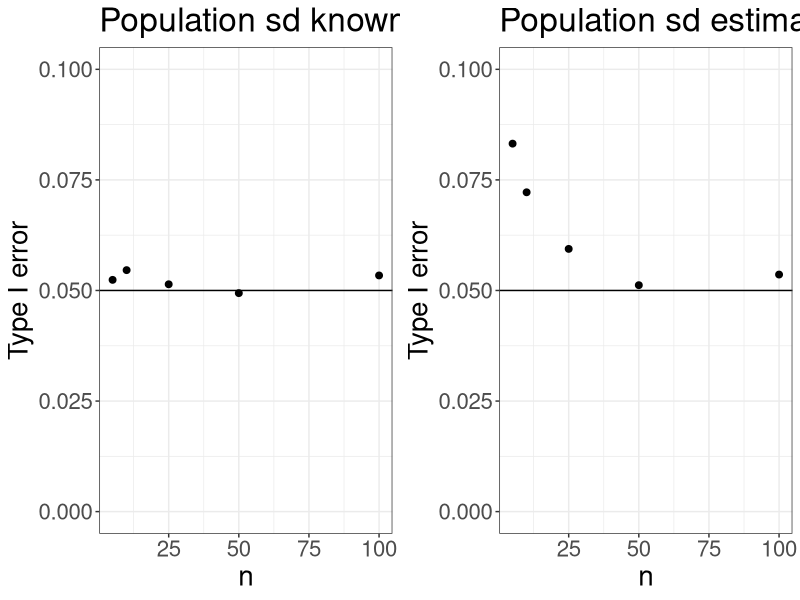
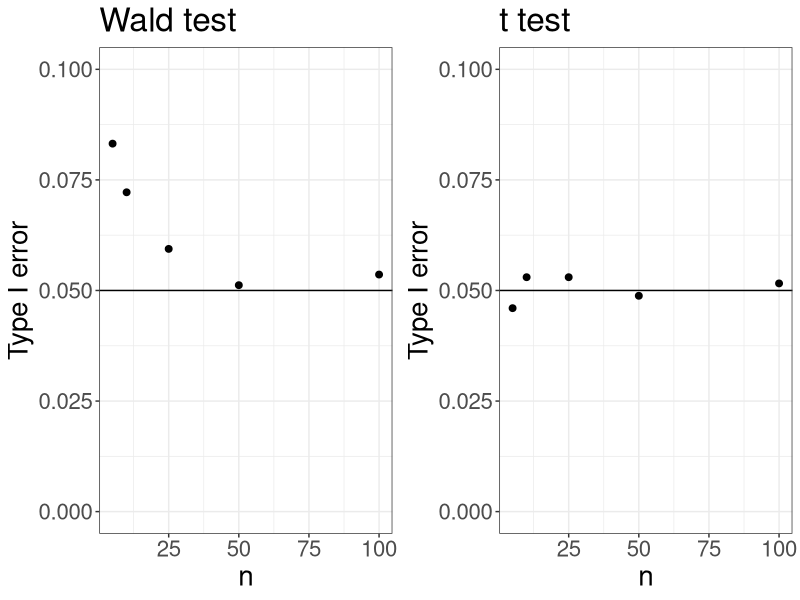
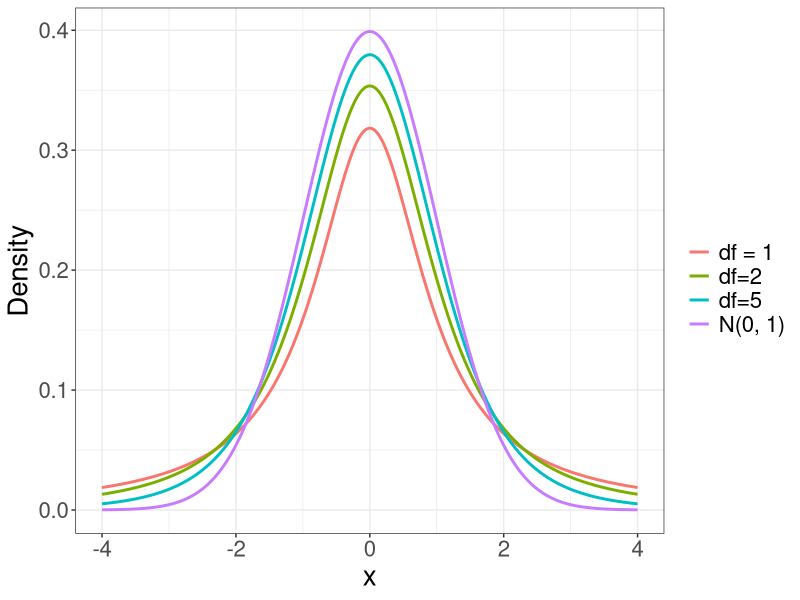

Write R code to recreate these figures, in order.
## ---- chunk 1
library(tidyverse)
library(gridExtra)
set.seed(3)
ns <- c(5, 10, 25, 50, 100)
mu0 <- 0
sigma <- 1
alpha <- 0.05
nreps <- 5000
error_known <- rep(0, length(ns))
error_unknown <- rep(0, length(ns))
for(j in 1:length(ns)){
  n <- ns[j]
  test_stats <- rep(0, nreps)
  test_stats_est <- rep(0, nreps)
  for(i in 1:nreps){
    x <- rnorm(n, mu0, sigma)
    test_stats[i] <- (mean(x) - mu0)/(sigma/sqrt(n))
    test_stats_est[i] <- (mean(x) - mu0)/(sd(x)/sqrt(n))
  }
  error_known[j] <- mean(test_stats > qnorm(0.05, lower.tail=F))
  error_unknown[j] <- mean(test_stats_est > qnorm(0.05, lower.tail=F))
}

p1 <- data.frame(n = ns, error = error_known) %>%
  ggplot(aes(x = n, y = error)) +
  geom_point(size = 2) +
  geom_hline(yintercept = 0.05) +
  theme_bw() +
  labs(y = "Type I error", title = "Population sd known") +
  theme(text = element_text(size = 20)) +
  scale_y_continuous(limits = c(0, 0.1))

p2 <- data.frame(n = ns, error = error_unknown) %>%
  ggplot(aes(x = n, y = error)) +
  geom_point(size = 2) +
  geom_hline(yintercept = 0.05) +
  theme_bw() +
  labs(y = "Type I error", title = "Population sd estimated") +
  theme(text = element_text(size = 20)) +
  scale_y_continuous(limits = c(0, 0.1))

grid.arrange(p1, p2, ncol=2)
## ---- chunk 2
set.seed(3)
ns <- c(5, 10, 25, 50, 100)
mu0 <- 0
sigma <- 1
alpha <- 0.05
nreps <- 5000
error_z <- rep(0, length(ns))
error_t <- rep(0, length(ns))
for(j in 1:length(ns)){
  n <- ns[j]
  test_stats <- rep(0, nreps)
  for(i in 1:nreps){
    x <- rnorm(n, mu0, sigma)
    test_stats[i] <- (mean(x) - mu0)/(sd(x)/sqrt(n))
  }
  error_z[j] <- mean(test_stats > qnorm(0.05, lower.tail=F))
  error_t[j] <- mean(test_stats > qt(0.05, df=n-1, lower.tail=F))
}

p1 <- data.frame(n = ns, error = error_z) %>%
  ggplot(aes(x = n, y = error)) +
  geom_point(size = 2) +
  geom_hline(yintercept = 0.05) +
  theme_bw() +
  labs(y = "Type I error", title = "Wald test") +
  theme(text = element_text(size = 20)) +
  scale_y_continuous(limits = c(0, 0.1))

p2 <- data.frame(n = ns, error = error_t) %>%
  ggplot(aes(x = n, y = error)) +
  geom_point(size = 2) +
  geom_hline(yintercept = 0.05) +
  theme_bw() +
  labs(y = "Type I error", title = "t test") +
  theme(text = element_text(size = 20)) +
  scale_y_continuous(limits = c(0, 0.1))

grid.arrange(p1, p2, ncol=2)
## ---- chunk 3
library(tidyverse)
x <- seq(-4, 4, 0.01)
y <- c(dt(x, 1), dt(x, 2), dt(x, 5), dnorm(x))
df <- rep(c("df = 1", "df=2", "df=5", "N(0, 1)"), each = length(x))
data.frame(x = rep(x, 4), y, df) %>%
  ggplot(aes(x = x, y = y, color = df)) +
  geom_line(lwd = 1) +
  labs(y = "Density", color="") +
  theme_bw() +
  theme(text = element_text(size = 20))
